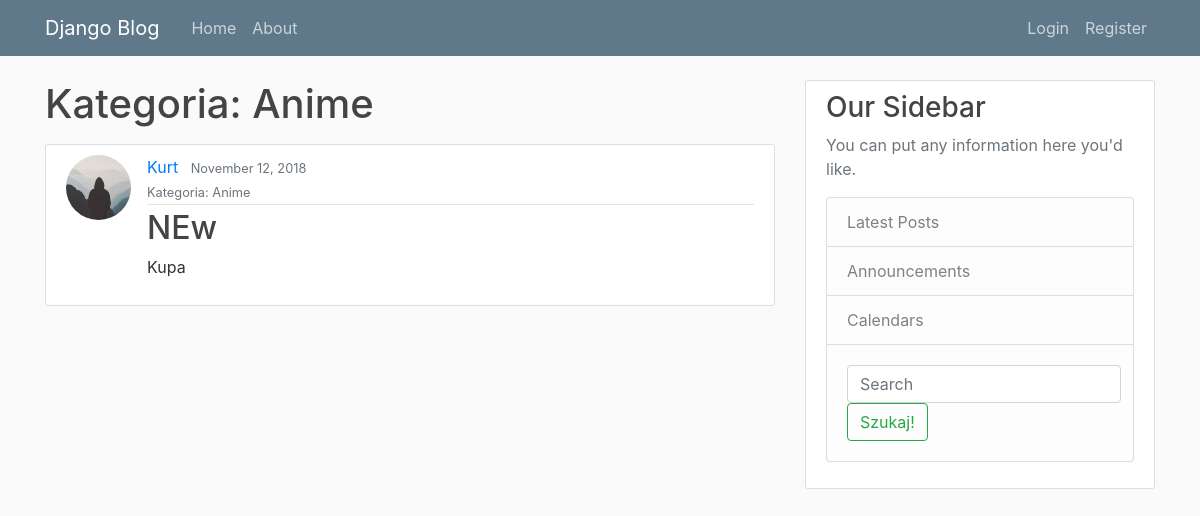
/category/anime/, run on an earlier commit of the app's database.
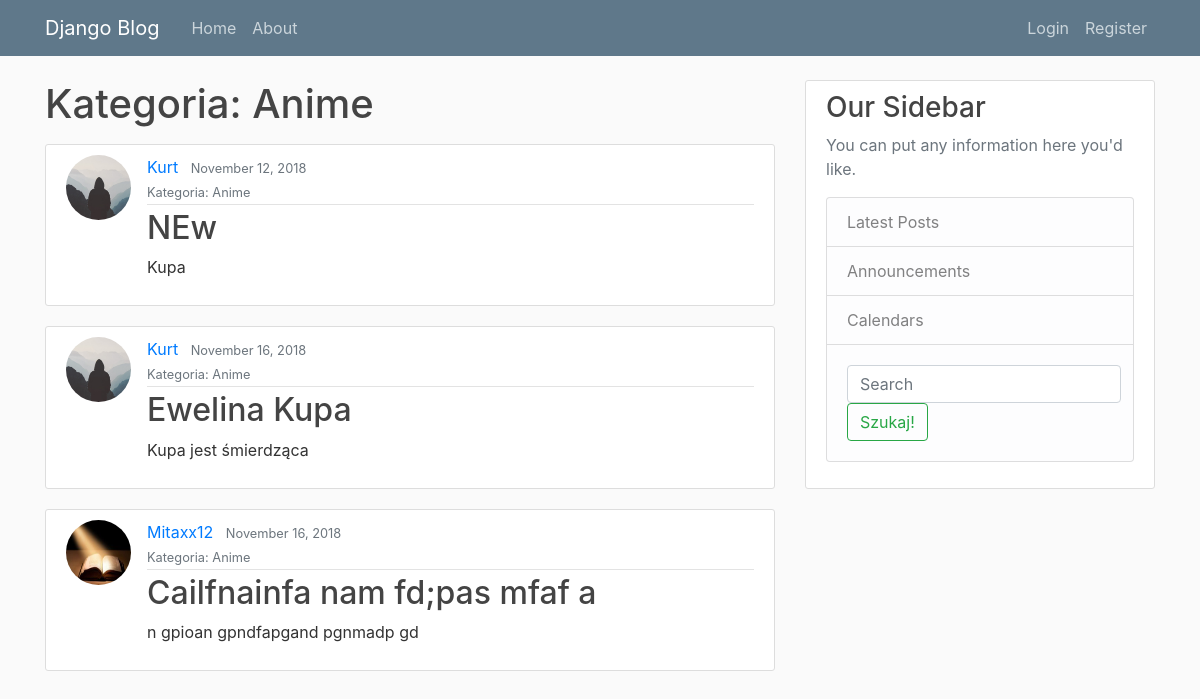
And on a later commit of the database.
### blog/models.py (models this page shows, shortened)
class Post(models.Model):
    title = models.CharField(max_length=100)
    content = models.TextField()
    date_posted = models.DateTimeField(default=timezone.now)
    author = models.ForeignKey(User, on_delete=models.CASCADE)
    post_category = models.ForeignKey('Category', on_delete=models.CASCADE, related_name='post_category_fk', null=True, blank=True)

class Category(models.Model):
    name = models.CharField(max_length=140)
    subcategory = models.ForeignKey('Category', on_delete=models.CASCADE, related_name='subcategory_category_fk', null=True, blank=True)
    slug = models.SlugField(max_length=140, unique=True)
    def __str__(self):
        return self.name

### users/models.py (models this page shows, shortened)
class Profile(models.Model):
    user = models.OneToOneField(User, on_delete=models.CASCADE)
    image = models.ImageField(default='default.jpg', upload_to='profile_pics')

### blog/views.py (the view)
# urls.py: path('category/<str:slug>/', CategoryDetail, name='category-detail'),
def CategoryDetail(request, slug):
    template_name = 'blog/category_detail.html'  # <app>/<model>_<viewtype>.html
    category = get_object_or_404(Category, slug=slug)
    post = Post.objects.filter(post_category=category)
    context = {
        'category': category,
        'posts': post,
    }
    return render(request, template_name, context)

### blog/templates/blog/category_detail.html
{% extends "blog/base.html" %}
{% block content %}
<h1 class="mb-3">Kategoria: {{category.name}}</h1>
{% for post in posts %}
  <article class="media content-section">
    <img class="rounded-circle article-img" src="{{ post.author.profile.image.url }}">
    <div class="media-body">
      <div class="article-metadata">
        <a class="mr-2" href="{% url 'user-posts' username=post.author.username %}">{{ post.author }}</a>
        <small class="text-muted">{{ post.date_posted|date:"F d, Y" }}</small></br>
        <small class="text-muted">Kategoria: {{  post.post_category }}</small>
      </div>
      <h2><a class="article-title" href="{% url 'post-detail' post.id %}">{{ post.title }}</a></h2>
      <p class="article-content">{{ post.content }}</p>
    </div>
  </article>
{% endfor %}
{% endblock content %}

What changed in the data, as far as the page shows it:
added Post: author.profile.image (placeholder picture), author "Kurt", date_posted "November 16, 2018", post_category "Anime", title "Ewelina Kupa", content "Kupa jest śmierdząca"
added Post: author.profile.image (picture), author "Mitaxx12", date_posted "November 16, 2018", post_category "Anime", title "Cailfnainfa nam fd;pas mfaf a", content "n gpioan gpndfapgand pgnmadp gd"
